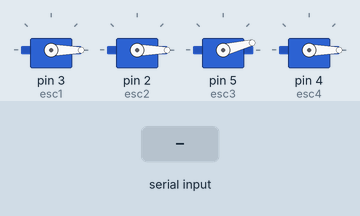
Simulated run of this sketch. Board: Arduino Uno, built with avr-gcc and run on an emulated ATmega328P. Shown: 4 × servo. Inputs (shaded band) come from the test bench. What the sketch prints to the serial monitor is not drawn.

Above: at 1.2 s.
1.3 s: "90,45\n" received over Serial
At 1.56 s:
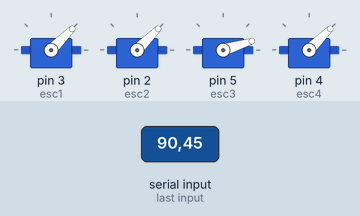
3.3 s: "30,150\n" received over Serial
At 3.56 s:
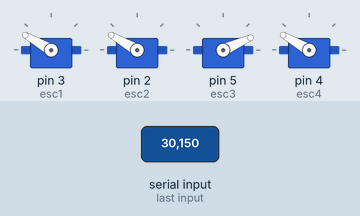
5.3 s: "200\n" received over Serial
At 5.55 s:
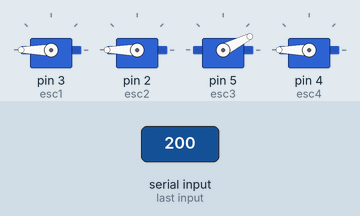
Timing chart, 0 to 8.3 s (numbered marks = the images above; inputs shaded):
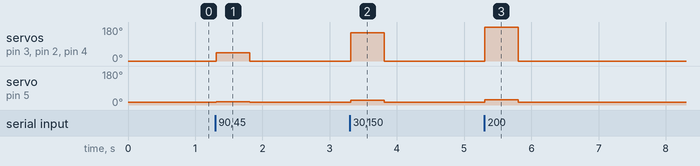

The sketch:

Tiltrotor1.ino
```cpp
#include <Servo.h>

Servo esc1, esc2, esc3, esc4;
int throttle = 0;

void setup() {

  Serial.begin(9600);
  Serial.setTimeout(500);

  ESCinit();

}

void loop() {
  if(Serial.available()) throttle = Serial.parseInt();
  Serial.println(throttle);
  esc1.write(throttle);
  esc2.write(throttle);
  esc3.write(throttle*.64 + 692); //51 - 135 1062 - 1931 869
  esc4.write(throttle); //4-136 579-1937 1358
}

void ESCinit(){
  esc1.attach(3);
  esc2.attach(2);
  esc3.attach(5);
  esc4.attach(4);

  esc1.write(2000);
  esc2.write(2000);
  esc3.write(2000);
  esc4.write(2000);

  esc1.write(0);
  esc2.write(0);
  esc3.write(0);
  esc4.write(0);//esc attachment and low signal, may need more depending on stubbornness of esc calibrations

  return 0;
}

//escVal is the esc number, myThrot is the convenient throttle value
//myThrot ranges from 0 to 100
int tConvert (int escVal, int myThrot) {
  int esc1min = 10, esc1max = 150;
  int esc2min = 10, esc2max = 150;
  int esc3min = 10, esc3max = 150;
  int esc4min = 10, esc4max = 150;

  int arr[8] = {esc1min, esc1max, esc2min, esc2max, \
                esc3min, esc3max, esc4min, esc4max};

  if ((escVal < 1) || (escVal > 4)) {
    Serial.println("Error: Invalid Esc Value\n");
    return -1;
  }

  if ((myThrot < 0) || (myThrot > 100)) {
    Serial.println("Error: Invalid Throttle Value\n");
    return -1;
  }

  double Min = (double) (arr[2*(escVal - 1)]);
  double Max = (double) (arr[2*escVal - 1]);

  double frac = ((double) myThrot)/100.0;
  double ret = Min + (Max - Min)*frac;
  return ((int) ret);
}
```

Measured:
- after the input at 1.3 s, servo on pin 3 (esc1), servo on pin 2 (esc2), servo on pin 4 (esc4): 0° → 45° at once, → 0° 0.50 s later; servo on pin 5 (esc3): 14° → 17° at once, → 14° 0.50 s later
- after the input at 3.3 s, servo on pin 3 (esc1), servo on pin 2 (esc2), servo on pin 4 (esc4): 0° → 150° at once, → 0° 0.50 s later; servo on pin 5 (esc3): 14° → 24° at once, → 14° 0.50 s later
- after the input at 5.3 s, servo on pin 3 (esc1), servo on pin 2 (esc2), servo on pin 4 (esc4): 0° → 180° at once, → 0° 0.50 s later; servo on pin 5 (esc3): 14° → 27° at once, → 14° 0.50 s later
